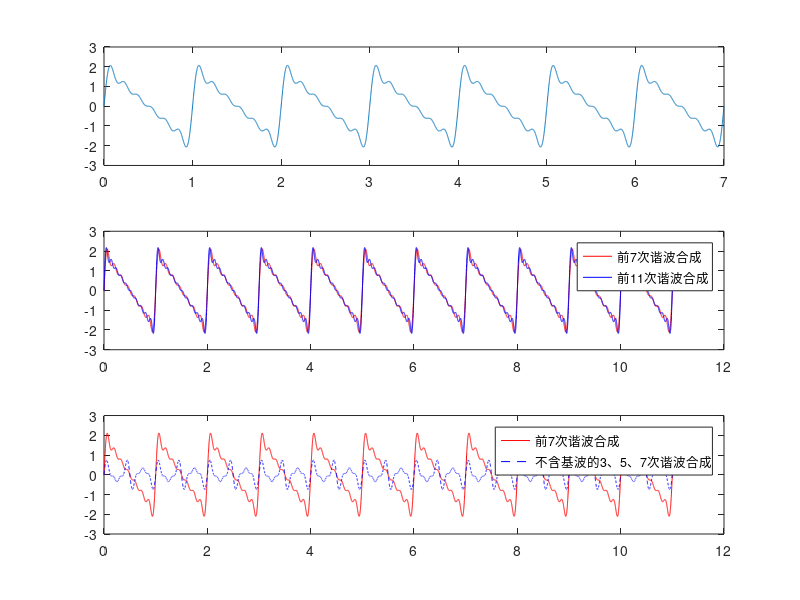

The MATLAB source for this figure:
% 设置方波周期为1，采样率为1000 Hz，采样点数为1000
T = 1;
fs = 1000;
N = 1000;

% 生成方波
t = linspace(0, T, N);
x = square(2 * pi * t / T);

% 求取前7次谐波系数
a0 = 0;
a1 = 2 / T;
a = zeros(1, 6);

for n = 1:length(a)
    a(n) = 4 / (n * pi * T);
end

% 绘制前7次谐波合成波形
t_all = linspace(0, 7 * T, N * 7);
x_harm = zeros(size(t_all));

for n = 1:length(a)
    x_harm = x_harm + a(n) * sin(2 * pi * n * t_all / T);
end

x_harm = x_harm + a0 / 2;
subplot(3, 1, 1)
plot(t_all, x_harm);

% 求取前11次谐波系数
a = zeros(1, 10);

for n = 1:length(a)
    a(n) = 4 / (n * pi * T);
end

% 绘制前11次谐波合成波形
t_all = linspace(0, 11 * T, N * 11);
x_harm = zeros(size(t_all));

for n = 1:length(a)
    x_harm = x_harm + a(n) * sin(2 * pi * n * t_all / T);
end

x_harm = x_harm + a0 / 2;

% 绘制前7次谐波合成波形
x_harm_7 = zeros(size(t_all));

for n = 1:7
    x_harm_7 = x_harm_7 + a(n) * sin(2 * pi * n * t_all / T);
end

x_harm_7 = x_harm_7 + a0 / 2;

% 绘制谐波合成波形比较图
% figure;
subplot(3, 1, 2)
plot(t_all, x_harm_7, 'r', t_all, x_harm, 'b');
legend('前7次谐波合成', '前11次谐波合成');

% 求取3、5、7次谐波系数
a3 = 4 / (3 * pi * T);
a5 = 4 / (5 * pi * T);
a7 = 4 / (7 * pi * T);

% 绘制不含基波的3、5、7次谐波合成波形
x_harm_357 = a3 * sin(2 * pi * 3 * t_all / T) + a5 * sin(2 * pi * 5 * t_all / T) + a7 * sin(2 * pi * 7 * t_all / T);

% 绘制前7次谐波合成波形
x_harm_7 = zeros(size(t_all));

for n = 1:7
    x_harm_7 = x_harm_7 + a(n) * sin(2 * pi * n * t_all / T);
end

x_harm_7 = x_harm_7 + a0 / 2;

% 绘制谐波合成波形比较图
subplot(3, 1, 3)
plot(t_all, x_harm_7, 'r', t_all, x_harm_357, 'b--');
legend('前7次谐波合成', '不含基波的3、5、7次谐波合成');
